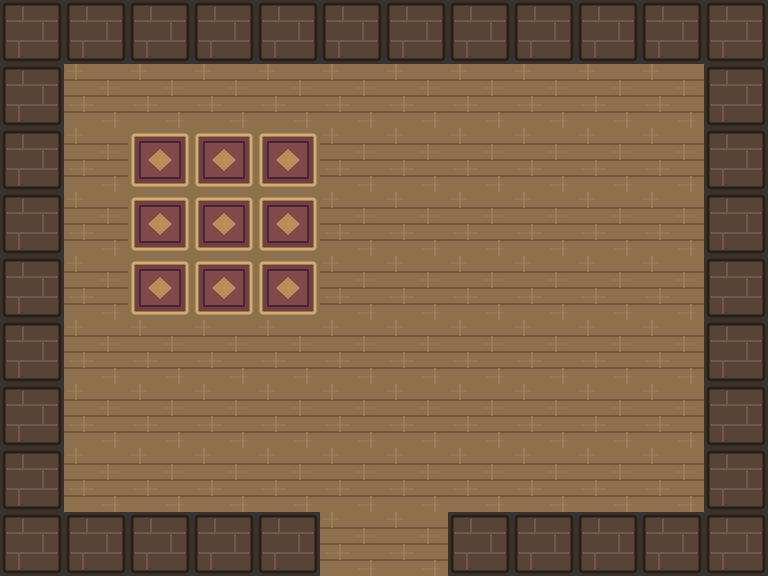

Tiled map render using the project's own tile images. Description and the whole map definition, tile-layer contents included, below:
An orthogonal 12x9 tile map with 64x64 px tiles, 1 tile layer (Ground) and 8 objects (3x obstacle, 2x npc, 2x landmark, door).

<map version="1.10" tiledversion="1.12.2" orientation="orthogonal" renderorder="right-down" width="12" height="9" tilewidth="64" tileheight="64" infinite="0" nextlayerid="3" nextobjectid="309"><tileset firstgid="1" name="interior_tiles" tilewidth="64" tileheight="64" tilecount="6" columns="6"><image source="../world/interior_tiles.png" width="384" height="64" /></tileset><layer id="1" name="Ground" width="12" height="9"><data encoding="csv">3,3,3,3,3,3,3,3,3,3,3,3,3,1,1,1,1,1,1,1,1,1,1,3,3,1,4,4,4,1,1,1,1,1,1,3,3,1,4,4,4,1,1,1,1,1,1,3,3,1,4,4,4,1,1,1,1,1,1,3,3,1,1,1,1,1,1,1,1,1,1,3,3,1,1,1,1,1,1,1,1,1,1,3,3,1,1,1,1,1,1,1,1,1,1,3,3,3,3,3,3,1,1,3,3,3,3,3</data></layer><objectgroup id="2" name="World Objects"><object id="301" name="Mina Whiskerpot" type="npc" x="315" y="220" width="48" height="48"><properties><property name="kind" value="innkeeper" /><property name="sprite" value="4" /><property name="stationary" value="true" /></properties></object><object id="302" name="Warm Saucer Hearth" type="landmark" x="570" y="230" width="48" height="48"><properties><property name="kind" value="cook_hearth" /></properties></object><object id="303" name="Guest Bed" type="landmark" x="565" y="365" width="54" height="72"><properties><property name="kind" value="inn_bed" /></properties></object><object id="304" name="Inn Counter" type="obstacle" x="255" y="285" width="220" height="44"><properties><property name="kind" value="counter" /></properties></object><object id="305" name="Table" type="obstacle" x="140" y="355" width="92" height="70"><properties><property name="kind" value="table" /></properties></object><object id="306" name="Table" type="obstacle" x="320" y="365" width="92" height="70"><properties><property name="kind" value="table" /></properties></object><object id="307" name="Warm Saucer Door" type="door" x="350" y="505" width="68" height="40"><properties><property name="destination" value="port_felin" /><property name="spawn_x" type="int" value="235" /><property name="spawn_y" type="int" value="725" /><property name="label" value="Port Felin" /></properties></object><object id="308" name="Purrcival the Fiddler" type="npc" x="155" y="145" width="48" height="48"><properties><property name="kind" value="flavor_inn" /><property name="sprite" value="2" /><property name="stationary" value="true" /></properties></object></objectgroup></map>
